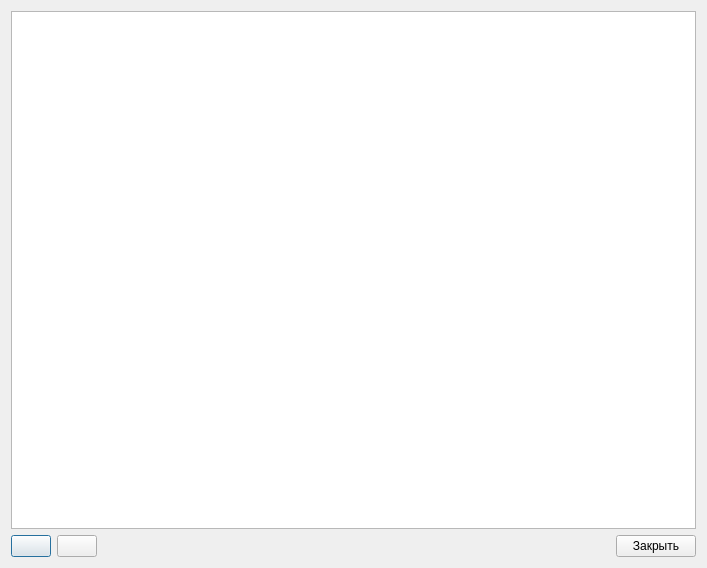
<?xml version="1.0" encoding="UTF-8"?>
<ui version="4.0">
 <class>UsersDialog</class>
 <widget class="QDialog" name="UsersDialog">
  <property name="geometry">
   <rect>
    <x>0</x>
    <y>0</y>
    <width>707</width>
    <height>568</height>
   </rect>
  </property>
  <property name="windowTitle">
   <string>Пользователи</string>
  </property>
  <layout class="QVBoxLayout" name="verticalLayout">
   <item>
    <widget class="QTableView" name="usersTableView">
     <property name="selectionBehavior">
      <enum>QAbstractItemView::SelectRows</enum>
     </property>
     <attribute name="horizontalHeaderShowSortIndicator" stdset="0">
      <bool>true</bool>
     </attribute>
    </widget>
   </item>
   <item>
    <layout class="QHBoxLayout" name="horizontalLayout">
     <item>
      <widget class="QPushButton" name="newPushButton">
       <property name="toolTip">
        <string>Создать</string>
       </property>
       <property name="text">
        <string/>
       </property>
       <property name="icon">
        <iconset resource="kcrm.qrc">
         <normaloff>:/images/DocumentAdd.png</normaloff>:/images/DocumentAdd.png</iconset>
       </property>
      </widget>
     </item>
     <item>
      <widget class="QPushButton" name="editPushButton">
       <property name="toolTip">
        <string>Редактировать</string>
       </property>
       <property name="text">
        <string/>
       </property>
       <property name="icon">
        <iconset resource="kcrm.qrc">
         <normaloff>:/images/edit.png</normaloff>:/images/edit.png</iconset>
       </property>
      </widget>
     </item>
     <item>
      <spacer name="horizontalSpacer">
       <property name="orientation">
        <enum>Qt::Horizontal</enum>
       </property>
       <property name="sizeHint" stdset="0">
        <size>
         <width>40</width>
         <height>20</height>
        </size>
       </property>
      </spacer>
     </item>
     <item>
      <widget class="QPushButton" name="closePushButton">
       <property name="text">
        <string>Закрыть</string>
       </property>
      </widget>
     </item>
    </layout>
   </item>
  </layout>
 </widget>
 <resources>
  <include location="kcrm.qrc"/>
 </resources>
 <connections/>
</ui>
